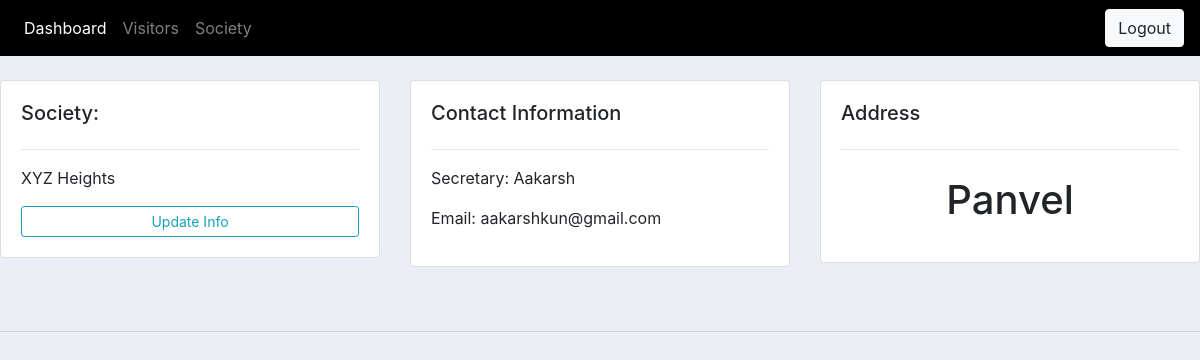
The page /society/ (signed in) on the database its author committed.
### accounts/models.py (models this page shows, shortened)
class Society(models.Model):
    name = models.CharField(max_length=200)
    sec_name = models.CharField(max_length=200)
    address = models.CharField(max_length=200)
    date_created = models.DateTimeField(auto_now_add=True)
    user = models.ForeignKey(User, null=True, on_delete=models.CASCADE)

### accounts/views.py (the view, shortened to what this page needs)
# urls.py: path('society/', views.society, name='society'),
@login_required(login_url='login')
def society(request):
    context = {}
    user = request.user
    socinfo = Society.objects.get(user=user)
    context['socinfo'] = socinfo
    form = EditSocietyInfoForm(request.POST)
    context['form'] = form
    return render(request, 'accounts/society.html', context)

### accounts/templates/accounts/society.html (shortened to what this page needs)
{% extends 'main.html' %}
{% block content %}
<br>
<div class="row">
	<div class="col-md">
		<div class="card card-body">
			<h5>Society:</h5>
			<hr>
            <p>{{socinfo.name}}</p>
			<a type="button" class="btn btn-outline-info text-info btn-sm btn-block" data-toggle="modal" data-target="#SocformModal">Update Info</a>
		</div>
	</div>
	<div class="col-md">
		<div class="card card-body">
			<h5>Contact Information</h5>
			<hr>
			<p>Secretary: {{socinfo.sec_name}}</p>
			<p>Email: {{socinfo.user.email}}</p>
		</div>
	</div>
	<div class="col-md">
		<div class="card card-body">
			<h5>Address</h5>
			<hr>
			<h1 style="text-align: center;padding: 10px">{{socinfo.address}}</h1>
		</div>
	</div>
</div>
<br>
<br>
{% endblock content %}

### static/css/main.css (style rules this page uses)
body { background-color: #ebeff5; }

### rows shown on the page
Society: name "XYZ Heights", sec_name "Aakarsh", user.email "aakarshkun@gmail.com", address "Panvel"
